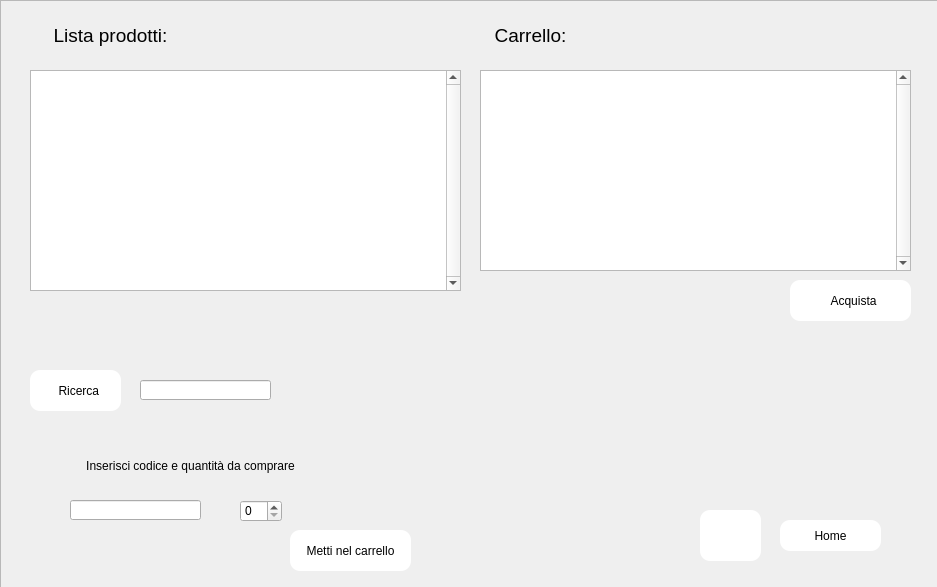
<?xml version="1.0" encoding="UTF-8"?>
<ui version="4.0">
 <class>pfizer</class>
 <widget class="QWidget" name="pfizer">
  <property name="geometry">
   <rect>
    <x>0</x>
    <y>0</y>
    <width>937</width>
    <height>587</height>
   </rect>
  </property>
  <property name="windowTitle">
   <string>Form</string>
  </property>
  <widget class="QLabel" name="label_4">
   <property name="geometry">
    <rect>
     <x>20</x>
     <y>20</y>
     <width>181</width>
     <height>31</height>
    </rect>
   </property>
   <property name="font">
    <font>
     <pointsize>14</pointsize>
    </font>
   </property>
   <property name="text">
    <string>Lista prodotti:</string>
   </property>
   <property name="alignment">
    <set>Qt::AlignCenter</set>
   </property>
  </widget>
  <widget class="QPushButton" name="ricercafornitorebtn">
   <property name="geometry">
    <rect>
     <x>30</x>
     <y>370</y>
     <width>91</width>
     <height>41</height>
    </rect>
   </property>
   <property name="cursor">
    <cursorShape>PointingHandCursor</cursorShape>
   </property>
   <property name="styleSheet">
    <string notr="true">border-radius: 10px;
background-color: qlineargradient(spread:pad, x1:0, y1:0, x2:1, y2:0, stop:0 rgba(255, 255, 255, 255), stop:1 rgba(255, 255, 255, 255));</string>
   </property>
   <property name="text">
    <string>  Ricerca</string>
   </property>
   <property name="icon">
    <iconset resource="../resource.qrc">
     <normaloff>:/no/loghi-icone/iconalente.PNG</normaloff>:/no/loghi-icone/iconalente.PNG</iconset>
   </property>
  </widget>
  <widget class="QLineEdit" name="lineEdit">
   <property name="geometry">
    <rect>
     <x>140</x>
     <y>380</y>
     <width>131</width>
     <height>20</height>
    </rect>
   </property>
  </widget>
  <widget class="QLineEdit" name="lineEdit_2">
   <property name="geometry">
    <rect>
     <x>70</x>
     <y>500</y>
     <width>131</width>
     <height>20</height>
    </rect>
   </property>
  </widget>
  <widget class="QLabel" name="label">
   <property name="geometry">
    <rect>
     <x>50</x>
     <y>450</y>
     <width>281</width>
     <height>31</height>
    </rect>
   </property>
   <property name="font">
    <font>
     <pointsize>9</pointsize>
    </font>
   </property>
   <property name="text">
    <string>Inserisci codice e quantità da comprare</string>
   </property>
   <property name="alignment">
    <set>Qt::AlignCenter</set>
   </property>
  </widget>
  <widget class="QSpinBox" name="quantitaprodsb">
   <property name="geometry">
    <rect>
     <x>240</x>
     <y>500</y>
     <width>42</width>
     <height>22</height>
    </rect>
   </property>
  </widget>
  <widget class="QPushButton" name="carrellobtn">
   <property name="geometry">
    <rect>
     <x>290</x>
     <y>530</y>
     <width>121</width>
     <height>41</height>
    </rect>
   </property>
   <property name="cursor">
    <cursorShape>PointingHandCursor</cursorShape>
   </property>
   <property name="styleSheet">
    <string notr="true">border-radius: 10px;
background-color: qlineargradient(spread:pad, x1:0, y1:0, x2:1, y2:0, stop:0 rgba(255, 255, 255, 255), stop:1 rgba(255, 255, 255, 255));
</string>
   </property>
   <property name="text">
    <string>Metti nel carrello</string>
   </property>
   <property name="icon">
    <iconset resource="../resource.qrc">
     <normaloff>:/no/loghi-icone/iconacarrello.PNG</normaloff>:/no/loghi-icone/iconacarrello.PNG</iconset>
   </property>
   <property name="iconSize">
    <size>
     <width>30</width>
     <height>30</height>
    </size>
   </property>
  </widget>
  <widget class="QPushButton" name="acquistabtn">
   <property name="geometry">
    <rect>
     <x>790</x>
     <y>280</y>
     <width>121</width>
     <height>41</height>
    </rect>
   </property>
   <property name="cursor">
    <cursorShape>PointingHandCursor</cursorShape>
   </property>
   <property name="styleSheet">
    <string notr="true">border-radius: 10px;
background-color: qlineargradient(spread:pad, x1:0, y1:0, x2:1, y2:0, stop:0 rgba(255, 255, 255, 255), stop:1 rgba(255, 255, 255, 255));
</string>
   </property>
   <property name="text">
    <string>  Acquista</string>
   </property>
   <property name="icon">
    <iconset resource="../resource.qrc">
     <normaloff>:/no/loghi-icone/iconadollaro.PNG</normaloff>:/no/loghi-icone/iconadollaro.PNG</iconset>
   </property>
   <property name="iconSize">
    <size>
     <width>30</width>
     <height>30</height>
    </size>
   </property>
  </widget>
  <widget class="QListView" name="fornitorelist">
   <property name="geometry">
    <rect>
     <x>30</x>
     <y>70</y>
     <width>431</width>
     <height>221</height>
    </rect>
   </property>
   <property name="verticalScrollBarPolicy">
    <enum>Qt::ScrollBarAlwaysOn</enum>
   </property>
  </widget>
  <widget class="QLabel" name="label_3">
   <property name="geometry">
    <rect>
     <x>440</x>
     <y>20</y>
     <width>181</width>
     <height>31</height>
    </rect>
   </property>
   <property name="font">
    <font>
     <pointsize>14</pointsize>
    </font>
   </property>
   <property name="text">
    <string>Carrello:</string>
   </property>
   <property name="alignment">
    <set>Qt::AlignCenter</set>
   </property>
  </widget>
  <widget class="QListView" name="carrellolist">
   <property name="geometry">
    <rect>
     <x>480</x>
     <y>70</y>
     <width>431</width>
     <height>201</height>
    </rect>
   </property>
   <property name="verticalScrollBarPolicy">
    <enum>Qt::ScrollBarAlwaysOn</enum>
   </property>
  </widget>
  <widget class="QFrame" name="frame">
   <property name="geometry">
    <rect>
     <x>0</x>
     <y>0</y>
     <width>951</width>
     <height>601</height>
    </rect>
   </property>
   <property name="styleSheet">
    <string notr="true">background-image: url(:/no/loghi-icone/sfondopfizer.PNG);</string>
   </property>
   <property name="frameShape">
    <enum>QFrame::StyledPanel</enum>
   </property>
   <property name="frameShadow">
    <enum>QFrame::Raised</enum>
   </property>
  </widget>
  <widget class="QPushButton" name="pushButton">
   <property name="geometry">
    <rect>
     <x>700</x>
     <y>510</y>
     <width>61</width>
     <height>51</height>
    </rect>
   </property>
   <property name="cursor">
    <cursorShape>PointingHandCursor</cursorShape>
   </property>
   <property name="styleSheet">
    <string notr="true">border-radius: 10px;
background-color: qlineargradient(spread:pad, x1:0, y1:0, x2:1, y2:0, stop:0 rgba(255, 255, 255, 255), stop:1 rgba(255, 255, 255, 255));</string>
   </property>
   <property name="text">
    <string/>
   </property>
   <property name="icon">
    <iconset resource="../resource.qrc">
     <normaloff>:/no/loghi-icone/iconaindietro.PNG</normaloff>:/no/loghi-icone/iconaindietro.PNG</iconset>
   </property>
   <property name="iconSize">
    <size>
     <width>40</width>
     <height>40</height>
    </size>
   </property>
  </widget>
  <widget class="QPushButton" name="homebtn">
   <property name="geometry">
    <rect>
     <x>780</x>
     <y>520</y>
     <width>101</width>
     <height>31</height>
    </rect>
   </property>
   <property name="cursor">
    <cursorShape>PointingHandCursor</cursorShape>
   </property>
   <property name="styleSheet">
    <string notr="true">border-radius: 10px;
background-color: qlineargradient(spread:pad, x1:0, y1:0, x2:1, y2:0, stop:0 rgba(255, 255, 255, 255), stop:1 rgba(255, 255, 255, 255));</string>
   </property>
   <property name="text">
    <string>Home</string>
   </property>
   <property name="icon">
    <iconset resource="../resource.qrc">
     <normaloff>:/no/loghi-icone/iconahome.PNG</normaloff>:/no/loghi-icone/iconahome.PNG</iconset>
   </property>
   <property name="iconSize">
    <size>
     <width>40</width>
     <height>40</height>
    </size>
   </property>
  </widget>
  <zorder>frame</zorder>
  <zorder>label_4</zorder>
  <zorder>ricercafornitorebtn</zorder>
  <zorder>lineEdit</zorder>
  <zorder>lineEdit_2</zorder>
  <zorder>label</zorder>
  <zorder>quantitaprodsb</zorder>
  <zorder>carrellobtn</zorder>
  <zorder>acquistabtn</zorder>
  <zorder>fornitorelist</zorder>
  <zorder>label_3</zorder>
  <zorder>carrellolist</zorder>
  <zorder>pushButton</zorder>
  <zorder>homebtn</zorder>
 </widget>
 <resources>
  <include location="../resource.qrc"/>
 </resources>
 <connections/>
</ui>
